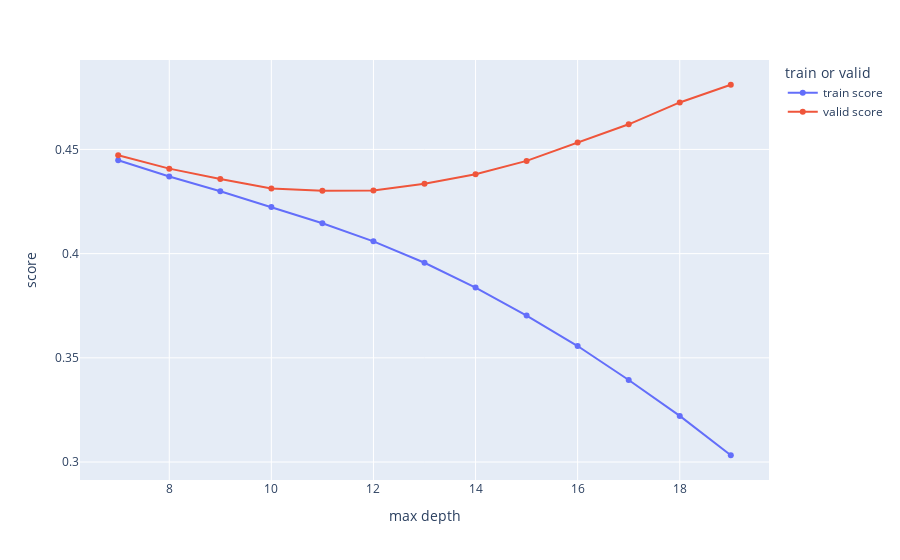

This figure's notebook cell:
### Code cell
px_data = pd.DataFrame(
    {'score': y_train_preds+y_valid_preds, 'train or valid': ['train score']*13+['valid score']*13, 'max depth': list(range(7,20))*2})
fig = px.line(data_frame=px_data, y='score', x='max depth', color='train or valid', markers=True)

fig.show()

### Figure 1 — Plotly figure (JSON) as saved in the notebook; plotly's stock layout.template omitted (floating-point values rounded to 4 significant figures)
{"data": [{"hovertemplate": "train or valid=train score<br>max depth=%{x}<br>score=%{y}<extra></extra>", "legendgroup": "train score", "line": {"color": "#636efa", "dash": "solid"}, "marker": {"symbol": "circle"}, "mode": "lines+markers", "name": "train score", "orientation": "v", "showlegend": true, "type": "scatter", "x": [7, 8, 9, 10, 11, 12, 13, 14, 15, 16, 17, 18, 19], "xaxis": "x", "y": [0.4448, 0.437, 0.4299, 0.4224, 0.4146, 0.4059, 0.3956, 0.3837, 0.3703, 0.3557, 0.3394, 0.3221, 0.3033], "yaxis": "y"}, {"hovertemplate": "train or valid=valid score<br>max depth=%{x}<br>score=%{y}<extra></extra>", "legendgroup": "valid score", "line": {"color": "#EF553B", "dash": "solid"}, "marker": {"symbol": "circle"}, "mode": "lines+markers", "name": "valid score", "orientation": "v", "showlegend": true, "type": "scatter", "x": [7, 8, 9, 10, 11, 12, 13, 14, 15, 16, 17, 18, 19], "xaxis": "x", "y": [0.4472, 0.4408, 0.4358, 0.4313, 0.4302, 0.4303, 0.4335, 0.4381, 0.4445, 0.4533, 0.462, 0.4725, 0.481], "yaxis": "y"}], "layout": {"legend": {"title": {"text": "train or valid"}, "tracegroupgap": 0}, "margin": {"t": 60}, "xaxis": {"anchor": "y", "domain": [0, 1], "title": {"text": "max depth"}}, "yaxis": {"anchor": "x", "domain": [0, 1], "title": {"text": "score"}}}}
